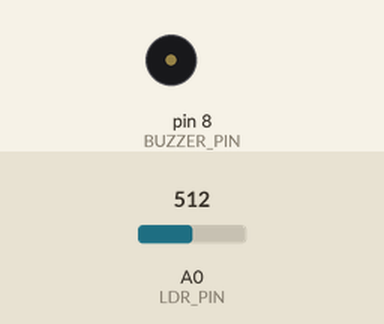
The sketch below on a simulated Arduino Uno, built with avr-gcc and run on an emulated ATmega328P. Shown: buzzer (waves = sounding, pin HIGH). The inputs (shaded band) are chosen by the test bench; at power-on: A0 (LDR_PIN) = 512. What the sketch prints to the serial monitor is not drawn.

Above: at 1.3 s.
1.4 s: A0 (LDR_PIN) set to 488
At 2.4 s:
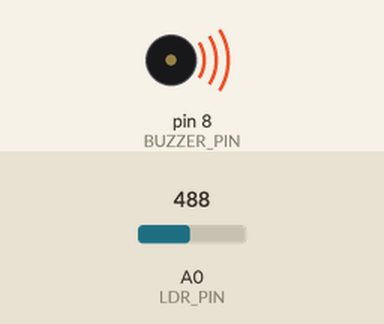
3.0 s: A0 (LDR_PIN) set to 510
At 3.6 s:
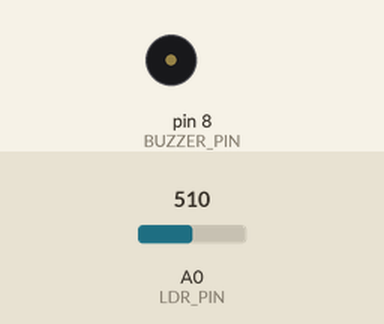
4.5 s: A0 (LDR_PIN) set to 490
At 4.8 s:
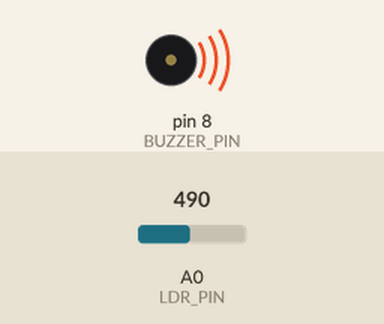
Timing chart, 0 to 7.5 s (numbered marks = the images above; inputs shaded):
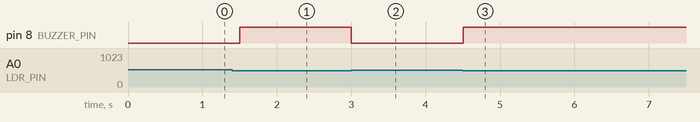

Measured:
- the behaviour switches between 500 and 499 on A0 (LDR_PIN) (found by bisection; images 0 and 1)
- after the input at 1.4 s, pin 8 (BUZZER_PIN): LOW → HIGH after 0.10 s
- after the input at 3.0 s, pin 8 (BUZZER_PIN): HIGH → LOW at once
- after the input at 4.5 s, pin 8 (BUZZER_PIN): LOW → HIGH at once

The sketch:

cau14-quangtro-coi-keu.ino
```cpp
const int LDR_PIN = A0;
const int BUZZER_PIN = 8;
int lightValue = 0;

void setup() {
  pinMode(BUZZER_PIN, OUTPUT);
  Serial.begin(9600);
}

void loop() {
  lightValue = analogRead(LDR_PIN);

  Serial.print("Giá tr? ánh sáng: ");
  Serial.print(lightValue);

  if (lightValue < 500) {
    digitalWrite(BUZZER_PIN, HIGH); // Còi kêu
    Serial.println(" -> Còi ?ang kêu");
  } else {
    digitalWrite(BUZZER_PIN, LOW); // Còi t?t
    Serial.println(" -> Còi ?ang t?t");
  }

  delay(500);
}
```
